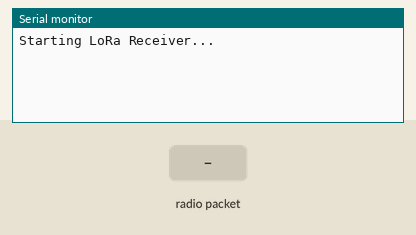
A sketch run on a simulated Arduino Zero (SAMD21). Shown: the last lines printed to the serial monitor. The inputs (shaded band) are chosen by the test bench. No radio packets arrive unless stated.

Above: at 1.2 s.
1.3 s: radio packet "1" arrives
At 2.5 s:
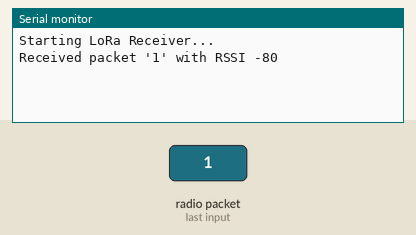
2.8 s: radio packet "0" arrives
At 3.9 s:
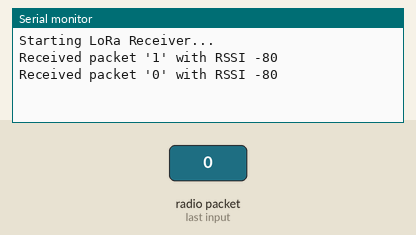
4.3 s: radio packet "2" arrives
At 5.1 s:
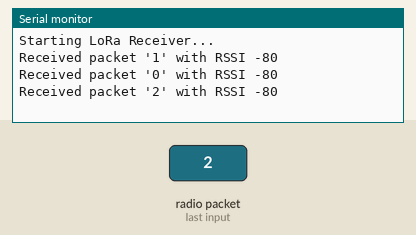

Measured:
- after the input at 1.3 s, the serial monitor: prints a new line at once (image 1)
- after the input at 2.8 s, the serial monitor: prints a new line at once (image 2)
- after the input at 4.3 s, the serial monitor: prints a new line at once (image 3)

The sketch:

lora-rx.ino
```cpp
#include <LoRa.h>
#include <SPI.h>

#define RADIO_CS_PIN 5        // D5 on Arduino Zero
#define RADIO_DI0_PIN 11      // D11 on Arduino Zero
#define RADIO_RST_PIN 6       // D6 on Arduino Zero
#define LORA_FREQUENCY 915E6  // 915 MHz Antenna and LoRa module

void setup() {
  SerialUSB.begin(9600);
  SerialUSB.println("Starting LoRa Receiver...");

  LoRa.setPins(RADIO_CS_PIN, RADIO_RST_PIN, RADIO_DI0_PIN);

  if (!LoRa.begin(LORA_FREQUENCY)) {
    SerialUSB.println("Starting LoRa failed!");
    while (1) {
    }
  }
}

void loop() {
  int packetSize = LoRa.parsePacket();
  if (packetSize) {
    SerialUSB.print("Received packet '");

    while (LoRa.available()) {
      SerialUSB.print((char)LoRa.read());
    }

    SerialUSB.print("' with RSSI ");
    SerialUSB.println(LoRa.packetRssi());
  }
}
```
